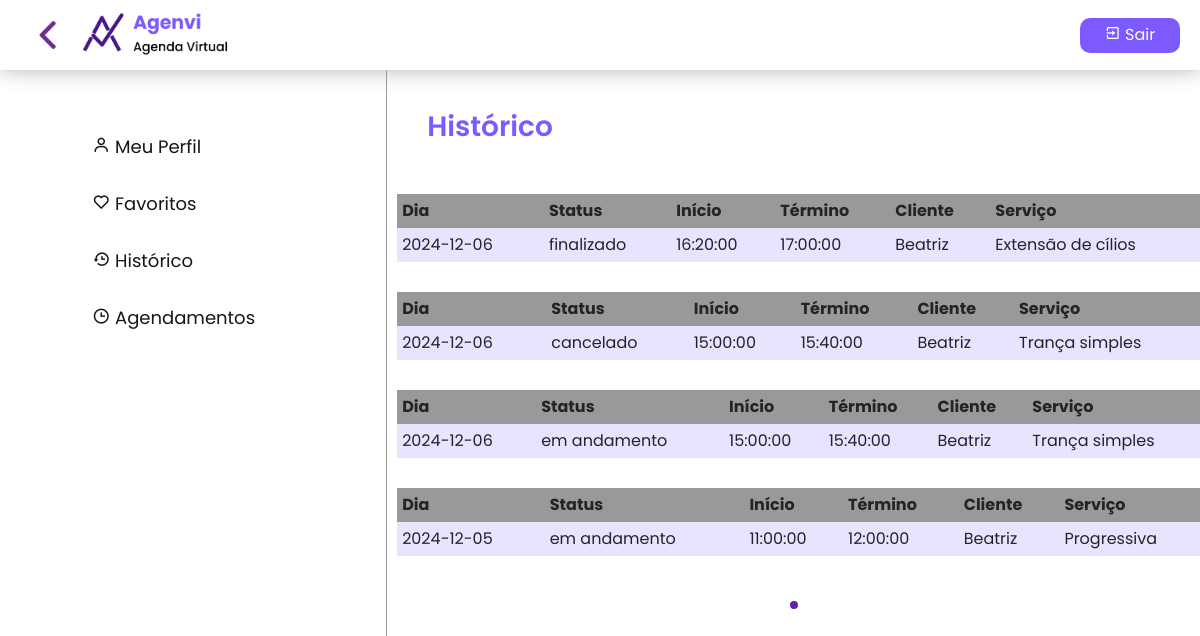
Page /php/historico-cliente.php (signed in) on the committed database.
### tables this page shows
CREATE TABLE `agendamento` (
  `idagendamento` int(11) NOT NULL,
  `idcliente` int(11) NOT NULL,
  `idempresa` int(11) NOT NULL,
  `idservico` int(11) NOT NULL,
  `idfuncionario` int(11) NOT NULL,
  `status` enum('em andamento','finalizado','cancelado','') NOT NULL,
  `dt_agendamento` date NOT NULL,
  `horario_ini` time NOT NULL,
  `horario_fim` time NOT NULL,
  `dtsemana` varchar(25) NOT NULL,
  `preco_ad` decimal(5,2) NOT NULL
);

CREATE TABLE `cliente` (
  `idcliente` int(11) NOT NULL,
  `nome_cliente` varchar(40) DEFAULT NULL,
  `genero` enum('F','M','NI') DEFAULT NULL,
  `data_nasc` date DEFAULT NULL,
  `cep` varchar(9) NOT NULL,
  `telefone` varchar(15) NOT NULL,
  `email` varchar(50) NOT NULL,
  `senha` text NOT NULL,
  `foto_perfil` varchar(50) NOT NULL,
  `foto_back` varchar(50) NOT NULL
);

CREATE TABLE `servicos` (
  `idservico` int(11) NOT NULL,
  `nome_serv` varchar(50) DEFAULT NULL,
  `preco_serv` decimal(5,2) DEFAULT NULL,
  `descricao_serv` varchar(30) DEFAULT NULL,
  `duracao_serv` time NOT NULL
);

### php/historico-cliente.php (the view, shortened to what this page needs)
<?php
include("includes/logar-sistema.php");
$idcliente = $_SESSION['idcliente'];
$itens_por_pagina = 4;
$pagina_atual = isset($_GET['pagina']) ? (int)$_GET['pagina'] : 1;
$inicio = ($pagina_atual - 1) * $itens_por_pagina;
$sql_total = "SELECT COUNT(*) AS total FROM agendamento WHERE idcliente = ?";
$stmt_total = $mysqli->prepare($sql_total);
$stmt_total->bind_param("i", $idcliente);
$stmt_total->execute();
$result_total = $stmt_total->get_result();
$total_registros = $result_total->fetch_assoc()['total'];
$total_paginas = ceil($total_registros / $itens_por_pagina);
$sql = "SELECT a.dt_agendamento, a.status, a.horario_ini, a.horario_fim, c.nome_cliente, s.nome_serv
        FROM agendamento a
        INNER JOIN cliente c ON a.idcliente = c.idcliente
        INNER JOIN servicos s ON a.idservico = s.idservico
        WHERE a.idcliente = ?
        LIMIT ? OFFSET ?";
$stmt = $mysqli->prepare($sql);
$stmt->bind_param("iii", $idcliente, $itens_por_pagina, $inicio);
$stmt->execute();
$result = $stmt->get_result();
?>
<!DOCTYPE html>
<html lang="en">
<head>
    <link href='https://unpkg.com/boxicons@2.0.7/css/boxicons.min.css' rel='stylesheet'>
    <link rel="stylesheet" href="https://cdnjs.cloudflare.com/ajax/libs/font-awesome/6.0.0-beta3/css/all.min.css">
    <link rel="stylesheet" href="https://cdn.jsdelivr.net/npm/bootstrap-icons@1.11.3/font/bootstrap-icons.min.css">
    <link href="https://cdn.jsdelivr.net/npm/bootstrap@5.3.3/dist/css/bootstrap.min.css" rel="stylesheet">
    <link rel="stylesheet" href="../css/historico.css">
</head>
<body>
    <header>
        <a href="../php/principal-cliente.php"><img class="seta" src="../img/seta-esquerda.png" alt=""><img class="logo" src="../img/logo-completona.png" alt=""></a>
        <a class="sair" href="logout.php"><i class='bx bx-exit' style='color:#ffffff'></i> Sair</a>
    </header>
    <div class="papai">
        <?php include("includes/infos-perfil-cli.php") ?>
        <div class="central">
            <h3>Histórico</h3>
            <div class="centralff">
                <?php
                if ($result->num_rows > 0) {
                    while ($dados = $result->fetch_assoc()) {
                        echo "<table border='1' cellpadding='5' cellspacing='0' style='margin-bottom: 20px;'>";
                        echo "<tr>
                                <th>Dia</th>
                                <th>Status</th>
                                <th>Início</th>
                                <th>Término</th>
                                <th>Cliente</th>
                                <th>Serviço</th>
                              </tr>";
                        echo "<tr>";
                        echo "<td>" . htmlspecialchars($dados['dt_agendamento']) . "</td>";
                        echo "<td>" . htmlspecialchars($dados['status']) . "</td>";
                        echo "<td>" . htmlspecialchars($dados['horario_ini']) . "</td>";
                        echo "<td>" . htmlspecialchars($dados['horario_fim']) . "</td>";
                        echo "<td>" . htmlspecialchars($dados['nome_cliente']) . "</td>";
                        echo "<td>" . htmlspecialchars($dados['nome_serv']) . "</td>";
                        echo "</tr>";
                        echo "</table>";
                    }
                } else {
                    echo "<p>Nenhum dado encontrado.</p>";
                }
                ?>
            </div>
            <nav aria-label="Page navigation">
                <ul class="pagination">
                    <?php for ($i = 1; $i <= $total_paginas; $i++): ?>
                        <li class="<?= ($i == $pagina_atual) ? 'active' : '' ?>">
                            <a href="?pagina=<?= $i ?>"></a>
                        </li>
                    <?php endfor; ?>
                </ul>
            </nav>
        </div>
    </div>
</body>
</html>

### css/historico.css (style rules this page uses)
* { margin: 0; padding: 0; box-sizing: border-box; font-family: "Poppins", sans-serif; }
:root { --c01:#fff; --c02:#E9E3FF; --c03:#999999; --c04:#161616; --c05:#000; --c06:#B583F5; --c07:#7C5AFF; --c08:#6023B0; --c09:#471687; }
.papai { display: flex; height: 90vh; }
header { padding: 20px; height:70px; display: flex; justify-content: space-between; align-items:center; gap:10px; box-shadow: 0px 0px 20px 0px rgba(0, 0, 0, 0.3); }
.seta { width:60px; }
.logo { width: 150px; }
h3 { color: var(--c07); margin: 40px; font-weight: 600; }
table { background-color: var(--c02); width: 100%; border: none; margin: 10px; }
.central { width: 70%; }
.centralff { display: flex; flex-direction: column-reverse; }
th { background-color: var(--c03); padding: 5px; }
td { padding: 5px; }
.sair { text-align: center; width: 100px; background-color: var(--c07); height: 35px; border: none; color: var(--c01); border-radius: 10px; text-decoration: none; padding: 5px; }

### php/historico-cliente.php (style rules this page uses)
.pagination { display: flex; justify-content: center; padding: 1em 0; list-style-type: none; }
.pagination li { margin: 0 8px; }
.pagination li a { display: inline-block; width: 8px; height: 8px; border-radius: 50%; background-color: #ccc; transition: background-color 0.3s; }
.pagination li.active a { background-color: #6023B0; }

### rows in the picture
agendamento: dt_agendamento "2024-12-05", status "em andamento", horario_ini "11:00:00", horario_fim "12:00:00", idcliente.nome_cliente "Beatriz", idservico.nome_serv "Progressiva"
agendamento: dt_agendamento "2024-12-06", status "em andamento", horario_ini "15:00:00", horario_fim "15:40:00", idcliente.nome_cliente "Beatriz", idservico.nome_serv "Trança simples"
agendamento: dt_agendamento "2024-12-06", status "cancelado", horario_ini "15:00:00", horario_fim "15:40:00", idcliente.nome_cliente "Beatriz", idservico.nome_serv "Trança simples"
agendamento: dt_agendamento "2024-12-06", status "finalizado", horario_ini "16:20:00", horario_fim "17:00:00", idcliente.nome_cliente "Beatriz", idservico.nome_serv "Extensão de cílios"
